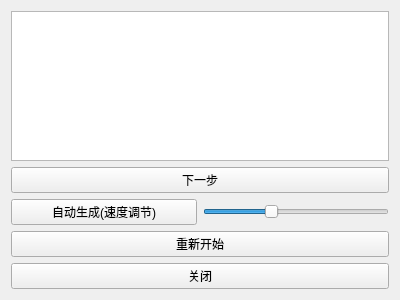
<?xml version="1.0" encoding="UTF-8"?>
<ui version="4.0">
 <class>ShowHafTreePro</class>
 <widget class="QWidget" name="ShowHafTreePro">
  <property name="geometry">
   <rect>
    <x>0</x>
    <y>0</y>
    <width>400</width>
    <height>300</height>
   </rect>
  </property>
  <property name="sizePolicy">
   <sizepolicy hsizetype="Expanding" vsizetype="Expanding">
    <horstretch>0</horstretch>
    <verstretch>0</verstretch>
   </sizepolicy>
  </property>
  <property name="windowTitle">
   <string>哈夫曼树生成过程</string>
  </property>
  <layout class="QGridLayout" name="gridLayout_2">
   <item row="0" column="0">
    <layout class="QGridLayout" name="gridLayout">
     <item row="9" column="0" colspan="2">
      <widget class="QPushButton" name="But_close">
       <property name="sizePolicy">
        <sizepolicy hsizetype="Expanding" vsizetype="Fixed">
         <horstretch>0</horstretch>
         <verstretch>0</verstretch>
        </sizepolicy>
       </property>
       <property name="text">
        <string>关闭</string>
       </property>
      </widget>
     </item>
     <item row="8" column="0" colspan="2">
      <widget class="QPushButton" name="But_reset">
       <property name="text">
        <string>重新开始</string>
       </property>
      </widget>
     </item>
     <item row="0" column="0" colspan="2">
      <widget class="QTableWidget" name="tableWidget">
       <property name="sizePolicy">
        <sizepolicy hsizetype="Expanding" vsizetype="Expanding">
         <horstretch>0</horstretch>
         <verstretch>0</verstretch>
        </sizepolicy>
       </property>
       <property name="focusPolicy">
        <enum>Qt::NoFocus</enum>
       </property>
       <property name="editTriggers">
        <set>QAbstractItemView::NoEditTriggers</set>
       </property>
       <property name="tabKeyNavigation">
        <bool>true</bool>
       </property>
       <property name="showDropIndicator" stdset="0">
        <bool>true</bool>
       </property>
       <property name="dragDropOverwriteMode">
        <bool>false</bool>
       </property>
       <property name="selectionMode">
        <enum>QAbstractItemView::NoSelection</enum>
       </property>
       <property name="showGrid">
        <bool>false</bool>
       </property>
       <property name="gridStyle">
        <enum>Qt::NoPen</enum>
       </property>
       <property name="wordWrap">
        <bool>false</bool>
       </property>
       <property name="cornerButtonEnabled">
        <bool>false</bool>
       </property>
       <attribute name="horizontalHeaderVisible">
        <bool>false</bool>
       </attribute>
       <attribute name="horizontalHeaderDefaultSectionSize">
        <number>30</number>
       </attribute>
       <attribute name="horizontalHeaderHighlightSections">
        <bool>false</bool>
       </attribute>
       <attribute name="horizontalHeaderMinimumSectionSize">
        <number>30</number>
       </attribute>
       <attribute name="verticalHeaderHighlightSections">
        <bool>false</bool>
       </attribute>
       <attribute name="verticalHeaderMinimumSectionSize">
        <number>30</number>
       </attribute>
      </widget>
     </item>
     <item row="4" column="0">
      <widget class="QPushButton" name="But_autoNext">
       <property name="sizePolicy">
        <sizepolicy hsizetype="Expanding" vsizetype="Fixed">
         <horstretch>0</horstretch>
         <verstretch>0</verstretch>
        </sizepolicy>
       </property>
       <property name="text">
        <string>自动生成(速度调节)</string>
       </property>
      </widget>
     </item>
     <item row="4" column="1">
      <widget class="QSlider" name="Slider_speed">
       <property name="mouseTracking">
        <bool>false</bool>
       </property>
       <property name="focusPolicy">
        <enum>Qt::StrongFocus</enum>
       </property>
       <property name="minimum">
        <number>50</number>
       </property>
       <property name="maximum">
        <number>2000</number>
       </property>
       <property name="singleStep">
        <number>50</number>
       </property>
       <property name="pageStep">
        <number>50</number>
       </property>
       <property name="sliderPosition">
        <number>750</number>
       </property>
       <property name="tracking">
        <bool>false</bool>
       </property>
       <property name="orientation">
        <enum>Qt::Horizontal</enum>
       </property>
       <property name="tickPosition">
        <enum>QSlider::NoTicks</enum>
       </property>
      </widget>
     </item>
     <item row="3" column="0" colspan="2">
      <widget class="QPushButton" name="But_next">
       <property name="sizePolicy">
        <sizepolicy hsizetype="Expanding" vsizetype="Fixed">
         <horstretch>0</horstretch>
         <verstretch>0</verstretch>
        </sizepolicy>
       </property>
       <property name="text">
        <string>下一步</string>
       </property>
      </widget>
     </item>
    </layout>
   </item>
  </layout>
 </widget>
 <resources/>
 <connections/>
</ui>
